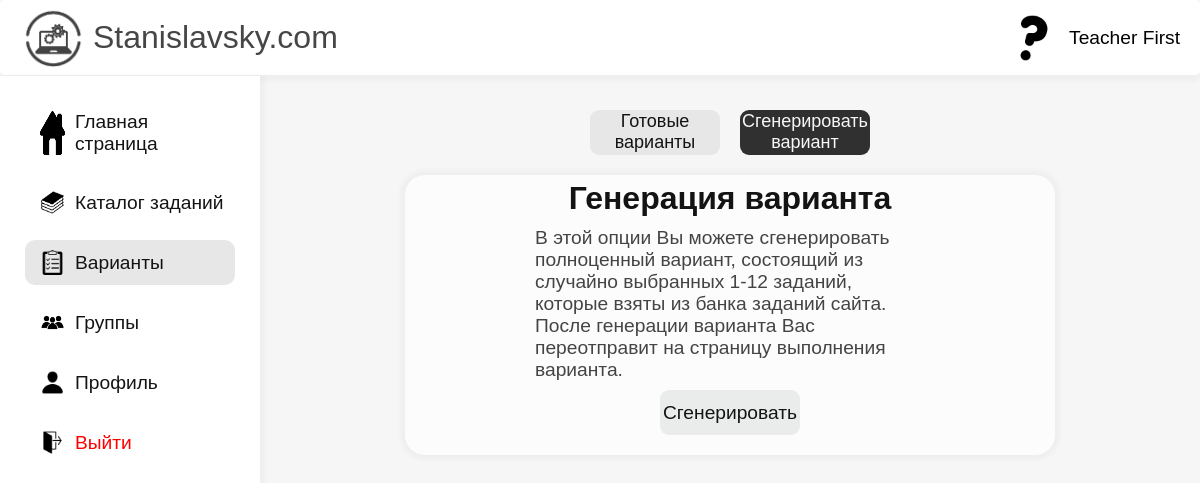
/variants/generate (signed in), run on the app's committed database.
### data/users.py (models this page shows, shortened)
class User(SqlAlchemyBase, UserMixin, SerializerMixin):
    __tablename__ = 'users'
    id = sqlalchemy.Column(sqlalchemy.Integer,
                           primary_key=True, autoincrement=True)
    name = sqlalchemy.Column(sqlalchemy.String)
    surname = sqlalchemy.Column(sqlalchemy.String)
    email = sqlalchemy.Column(sqlalchemy.String)
    hashed_password = sqlalchemy.Column(sqlalchemy.String)
    created_date = sqlalchemy.Column(sqlalchemy.String,
                                     default=datetime.datetime.now)
    profile_pics = sqlalchemy.Column(sqlalchemy.String, default='/static/profile_pics/default.png')
    groups = orm.relationship("Group", secondary="user_to_group", backref="users")
    groups_participant = sqlalchemy.Column(sqlalchemy.String, default='')
    is_teacher = sqlalchemy.Column(sqlalchemy.Boolean)
    solved_tasks_ids = sqlalchemy.Column(sqlalchemy.String, default='')
    solved_variants = sqlalchemy.Column(sqlalchemy.Integer, default=0)

### server.py (the view)
@app.route('/variants/generate')
@login_required
def variants_generate():
    params = {
        'title': 'Генерация варианта',
        'active': '3'
    }
    return render_template('VariantsGenerate.html', **params)

### data/db_session.py (called while the page is built)
def create_session() -> Session:
    global __factory
    return __factory()

### server.py (called while the page is built)
@login_manager.user_loader
def load_user(user_id):
    db_sess = db_session.create_session()
    return db_sess.query(User).get(user_id)

### templates/VariantsGenerate.html (shortened to what this page needs)
{% extends 'Base.html' %}
{% block content %}
<link rel="stylesheet" href="/static/VariantsGenerate/styles/content.css">
<div class="content-section">
    <div class="options-section">
        <button><a href="/variants/choose" style="text-decoration: none; color: rgb(19, 19, 19);"><span>Готовые варианты</span></a></button>
        <button class="pressed"><span>Сгенерировать вариант</span></button>
    </div>
    <div class="variant-section">
        <div class="generator-section">
            <h1>Генерация варианта</h1>
            <p>В этой опции Вы можете сгенерировать полноценный вариант, состоящий из случайно выбранных 1-12 заданий, которые взяты из банка заданий сайта. После генерации варианта Вас переотправит на страницу выполнения варианта.</p>
            <div class="button-class"><button><a href="/variants/solving/random" style="text-decoration: none; color: rgb(19, 19, 19); display: flex; align-content: center; height: 100%; justify-content: center; align-items: center;">Сгенерировать</a></button></div>
        </div>
    </div>
</div>
{% endblock %}

### templates/Base.html (shortened to what this page needs)
<!DOCTYPE html>
<html lang="en">
<head>
    <link rel="stylesheet" href="/static/Base/styles/Main.css">
    <link rel="stylesheet" href="/static/Base/styles/content.css">
</head>
<body>
    <div class="head-navbar">
        <a class="website-logo" href="/">
            <img class="logo" src="/static/cards/Logo.png" alt="">
            <p class="text">Stanislavsky.com</p>
        </a>
        {% if current_user.is_authenticated %}
            <div class="user-items">
                <img src="{{current_user.profile_pics}}" alt="">
                <p>{{current_user.name}} {{current_user.surname}}</p>
            </div>
        {% else %}
            <div class="forms-items">
                <a href="/register">Регистрация</a>
                <a href="/login">Войти</a>
            </div>
        {% endif %}
    </div>
    <div class="left-navbar">
        {% if active == '1' %}
            <a style="margin-top: 25px;" class="left-navbar-item-pressed" href="/">
                <img class="icons" src="/static/cards/homeIcon.png" alt="">
                <p class="text">Главная страница</p>
            </a>
        {% else %}
            <a style="margin-top: 25px;" class="left-navbar-item" href="/">
                <img class="icons" src="/static/cards/homeIcon.png" alt="">
                <p class="text">Главная страница</p>
            </a>
        {% endif %}
        {% if active == '2' %}
            <a class="left-navbar-item-pressed" href="/catalog">
                <img class="icons" src="/static/cards/catalogIcon.png" alt="">
                <p class="text">Каталог заданий</p>
            </a>
        {% else %}
            <a class="left-navbar-item" href="/catalog">
                <img class="icons" src="/static/cards/catalogIcon.png" alt="">
                <p class="text">Каталог заданий</p>
            </a>
        {% endif %}
        {% if current_user.is_authenticated %}
            {% if active == '3' %}
                <a class="left-navbar-item-pressed" href="/variants/choose">
                    <img class="icons" src="/static/cards/variantsIcon.png" alt="">
                    <p class="text">Варианты</p>
                </a>
            {% else %}
                <a class="left-navbar-item" href="/variants/choose">
                    <img class="icons" src="/static/cards/variantsIcon.png" alt="">
                    <p class="text">Варианты</p>
                </a>
            {% endif %}
        {% endif %}
        {% if current_user.is_authenticated %}
            {% if active == '5' %}
                <a class="left-navbar-item-pressed" href="/groups">
                    <img class="icons" src="/static/cards/groupIcon.png" alt="">
                    <p class="text">Группы</p>
                </a>
            {% else %}
                <a class="left-navbar-item" href="/groups">
                    <img class="icons" src="/static/cards/groupIcon.png" alt="">
                    <p class="text">Группы</p>
                </a>
            {% endif %}
            {% if active == '4' %}
                <a class="left-navbar-item-pressed" href="/profile">
                    <img class="icons" src="/static/cards/profileIcon.png" alt="">
                    <p class="text">Профиль</p>
                </a>
            {% else %}
                <a class="left-navbar-item" href="/profile">
                    <img class="icons" src="/static/cards/profileIcon.png" alt="">
                    <p class="text">Профиль</p>
                </a>
            {% endif %}
            <a class="left-navbar-item-logout" href="/logout">
                <img class="icons" src="/static/cards/logoutIcon.png" alt="">
                <p class="text">Выйти</p>
            </a>
        {% endif %}
    </div>
    {% block content %}{% endblock %}
</body>
</html>

### static/Base/styles/Main.css (style rules this page uses)
* { padding: 0; margin: 0; font-family: 'Gill Sans', 'Gill Sans MT', Calibri, 'Trebuchet MS', sans-serif; }
body { background-color: rgb(246, 246, 246); }

### static/Base/styles/content.css (style rules this page uses)
.head-navbar { display: flex; position: fixed; top: 0; border-radius: 5px; background-color: white; border-bottom: 1px solid rgb(238, 238, 238); width: 100%; height: 75px; z-index: 5; box-shadow: 0px 5px 5px 0px rgba(0, 0, 0, 0.03) }
.head-navbar .website-logo { display: flex; width: max-content; justify-content: center; align-items: center; margin-left: 23px; text-decoration: none; gap: 10px; }
.head-navbar .website-logo .logo { height: 60px; }
.head-navbar .website-logo .text { color: rgb(70, 70, 70); font-size: xx-large; align-self: center; }
.head-navbar .user-items { display: flex; justify-content: end; width: 100%; align-items: center; gap: 10px; margin-right: 20px; }
.head-navbar .user-items img { height: 50px; width: 50px; border-radius: 25px; }
.head-navbar .user-items p { font-size: larger; }
.left-navbar { display: flex; position: fixed; top: 76px; flex-direction: column; background-color: white; width: 260px; height: 100%; z-index: 6; box-shadow: 5px 0px 5px 0px rgba(0, 0, 0, 0.03) }
.left-navbar .left-navbar-item-pressed { display: flex; text-decoration: none; margin-left: 25px; margin-top: 15px; padding-left: 15px; padding-top: 10px; padding-bottom: 10px; gap: 10px; width: calc(100% - 65px); background-color: rgb(231, 231, 231); border-radius: 10px; }
.left-navbar .left-navbar-item, .left-navbar .left-navbar-item-logout { display: flex; text-decoration: none; margin-left: 25px; margin-top: 15px; padding-left: 15px; padding-top: 10px; padding-bottom: 10px; gap: 10px; width: calc(100% - 65px); border-radius: 10px; transition: 0.25s, 0.25s; }
.left-navbar .left-navbar-item .icons, .left-navbar .left-navbar-item-pressed .icons, .left-navbar .left-navbar-item-logout .icons { width: 25px; }
.left-navbar .left-navbar-item .text, .left-navbar .left-navbar-item-pressed .text { color: rgb(20, 20, 20); font-size: larger; align-self: center; }
.left-navbar .left-navbar-item-logout .text { color: rgb(255, 0, 0); font-size: larger; align-self: center; }

### static/VariantsGenerate/styles/content.css (style rules this page uses)
.content-section { display: flex; width: 60%; margin-left: calc(20% + 130px); flex-direction: column; height: max-content; margin-top: 110px; }
.content-section .options-section { display: flex; justify-content: center; gap: 20px; }
.content-section .options-section button { display: flex; height: 45px; width: 130px; border-radius: 9px; font-size: large; border: 0; appearance: none; justify-content: center; color: rgb(19, 19, 19); background: #e7e7e7; cursor: pointer; align-items: center; padding-bottom: 2px; transition: 0.25s, 0.25s; }
.content-section .options-section .pressed { background: #303030; color: rgb(247, 247, 247); }
.content-section .variant-section { display: flex; align-items: center; justify-content: center; border-radius: 9px; flex-direction: column; margin-top: 20px; height: 280px; width: 100%; }
.content-section .variant-section .generator-section { display: flex; background-color: rgb(252, 252, 252); flex-direction: column; width: 650px; height: 100%; box-shadow: 0px 0px 5px 5px rgba(0, 0, 0, 0.03); border-radius: 20px; }
.content-section .variant-section h1 { display: flex; padding-top: 5px; justify-content: center; height: min-content; color: rgb(19, 19, 19); }
.content-section .variant-section p { color: rgb(68, 68, 68); padding-left: 20%; padding-right: 20%; font-size: larger; padding-top: 10px; }
.content-section .variant-section .button-class { display: flex; justify-content: center; height: 100%; align-items: flex-end; }
.content-section .variant-section button { height: 45px; width: 140px; font-size: larger; margin-bottom: 20px; background: #eaecec; color: rgb(19, 19, 19); appearance: none; border: 0; border-radius: 9px; cursor: pointer; transition: 0.25s, 0.25s; }

### data on the page
User: profile_pics (picture), name "Teacher", surname "First"
